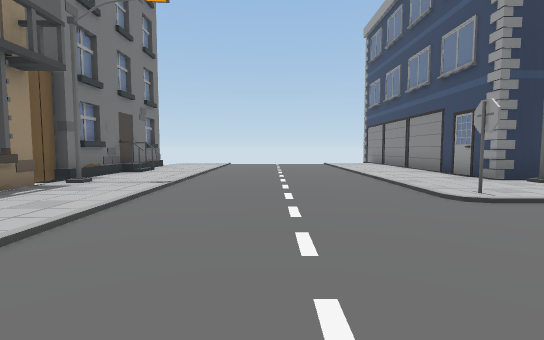
view 1 (above)

15 first-person views from a walk through a scene from a Unity 3-D project. The camera is 1.4 m above the floor, tilts 4° down and sees 85° across. The floor is counted in squares, 2 m on a side. Each view is taken from the middle of a square. On the plan, view 1 faces up. The plan holds only what a view shows up to about 10 squares ahead; the rest is blank. The place goes on beyond the plan. The player character is not drawn. Some animated figures are left out.

view 2
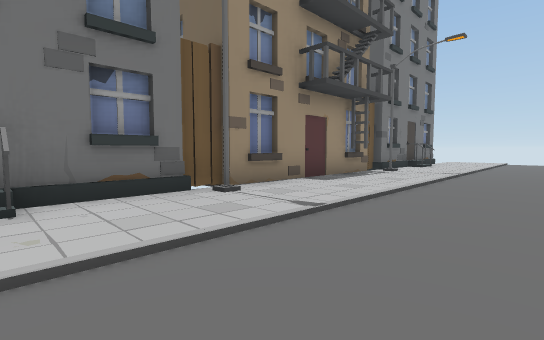

view 3
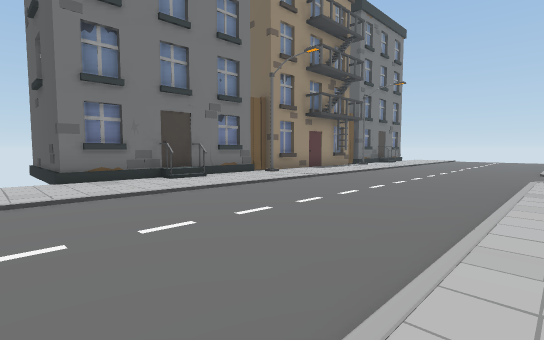

view 4
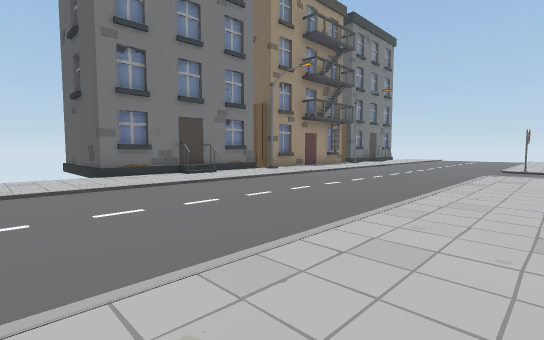

view 5
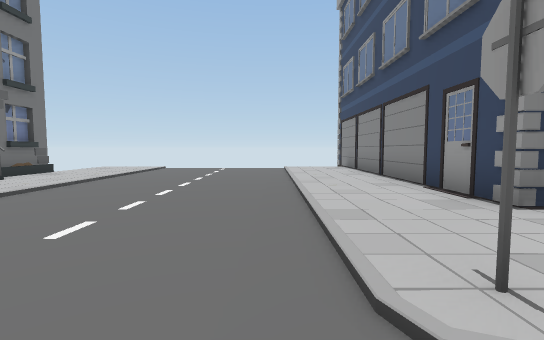

view 6
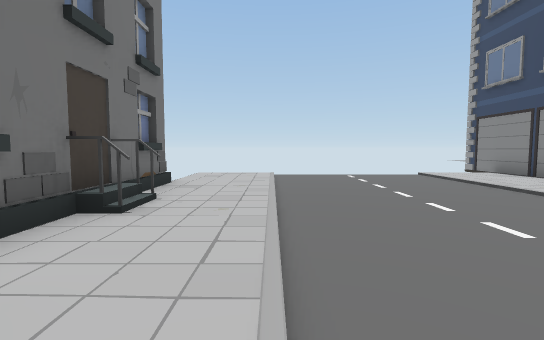

view 7
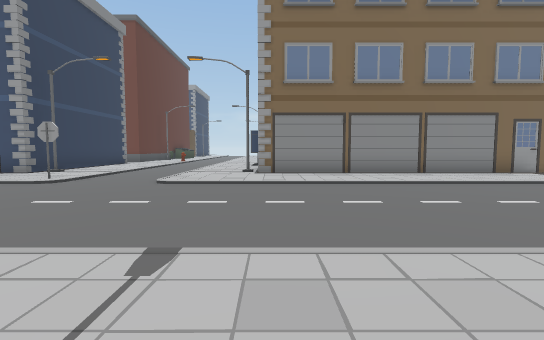

view 8
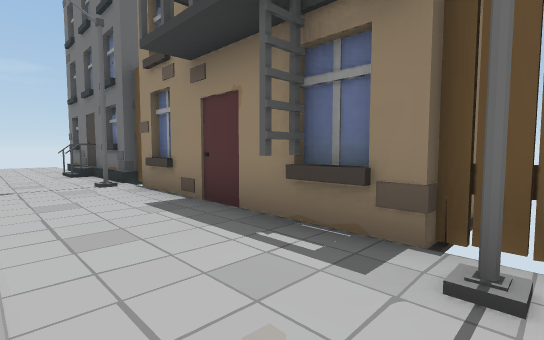

view 9
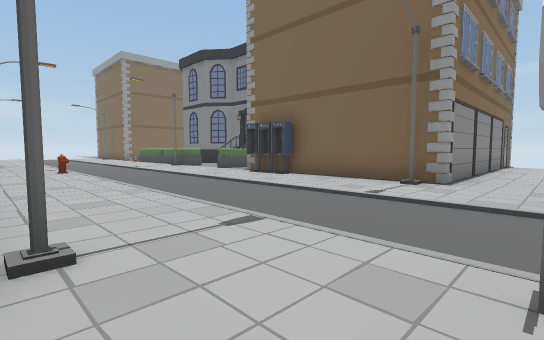

view 10
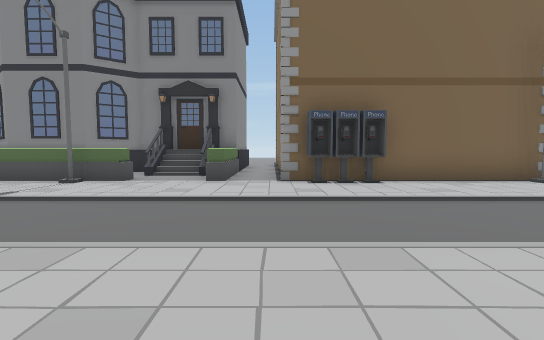

view 11
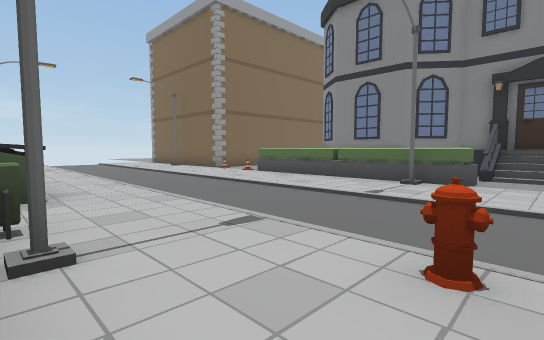

view 12
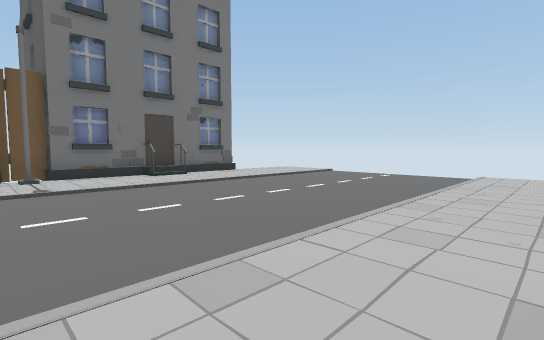

view 13
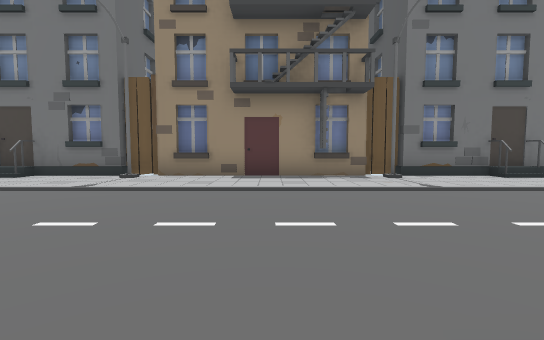

view 14
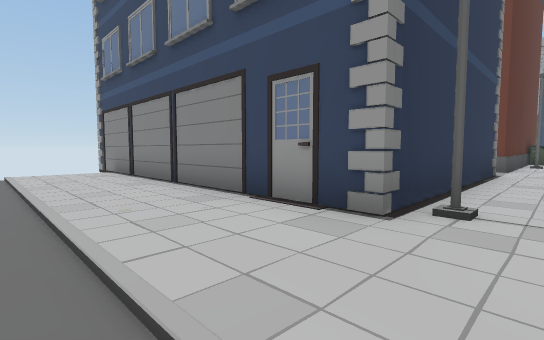

view 15
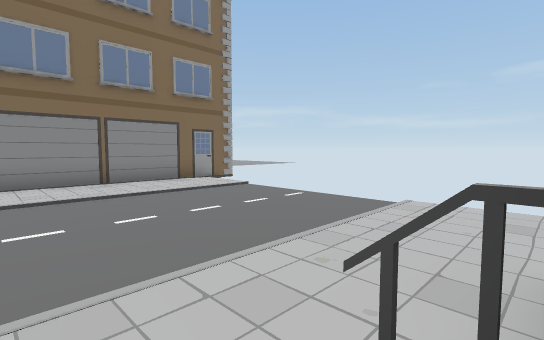

### Floor plan
Key: @ floor where view 1 was taken; # wall or solid block; . floor; / step, stairs or slope; ^ raised ledge; H house; F fence; Y hydrant.
Columns run from 7 left of view 1 to 20 right of it. Each row starts with its distance up from view 1.
 15             H
 14             H
 13    ../......H
 12    ../......H
 11   H///......H
 10   H///......H
  9   H///......H
  8   H///......H
  7   F../......H
  6 HHF#./......#.........##.##
  5  HF../..................../.
  4   HH./....#/////////Y///////
  3   H../......................
  2   H../......................
  1   H../......................
  0  HF#./.@........##..........
 -1 HHF///......HHHHH#.^..^^^^^^
 -2   H///......H     .^///HHHH
 -3   H///......H     .^  H#  #
 -4   H///......H     .#
 -5   H../......H
 -6 HHH///......H
 -7    ../......H
 -8    ../......H
 -9             H

Where each view was taken, in squares from view 1:
view 1: 0 up, 0 right, facing up
view 2: 3 down, 0 right, facing up-left
view 3: 7 down, 3 right, facing up-left
view 4: 8 down, 4 right, facing up-left
view 5: 3 up, 2 right, facing up
view 6: 5 up, 2 left, facing up
view 7: 1 down, 4 left, facing right
view 8: 6 up, 2 left, facing down-left
view 9: 6 up, 3 right, facing down-right
view 10: 6 up, 11 right, facing down
view 11: 6 up, 13 right, facing down-right
view 12: 5 up, 4 right, facing up-left
view 13: 3 up, 3 right, facing left
view 14: 5 up, 2 right, facing up-right
view 15: 3 down, 4 left, facing down-right
